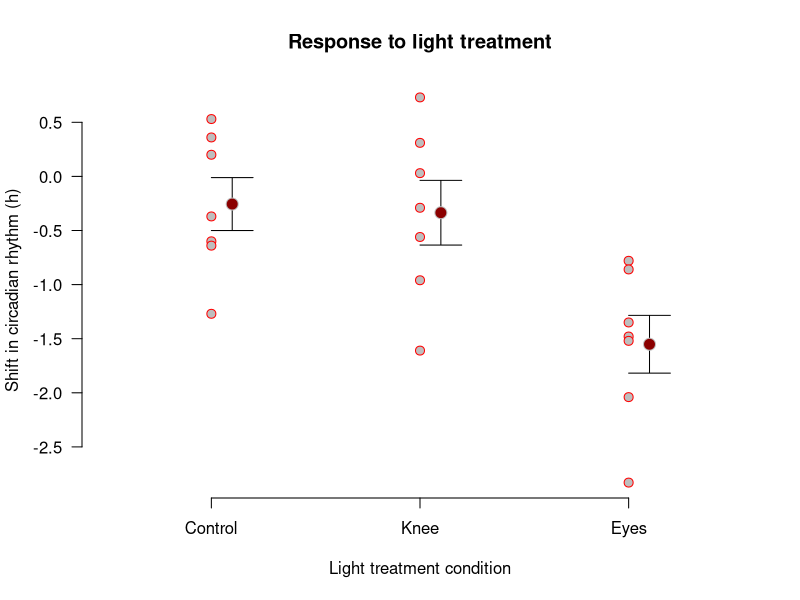
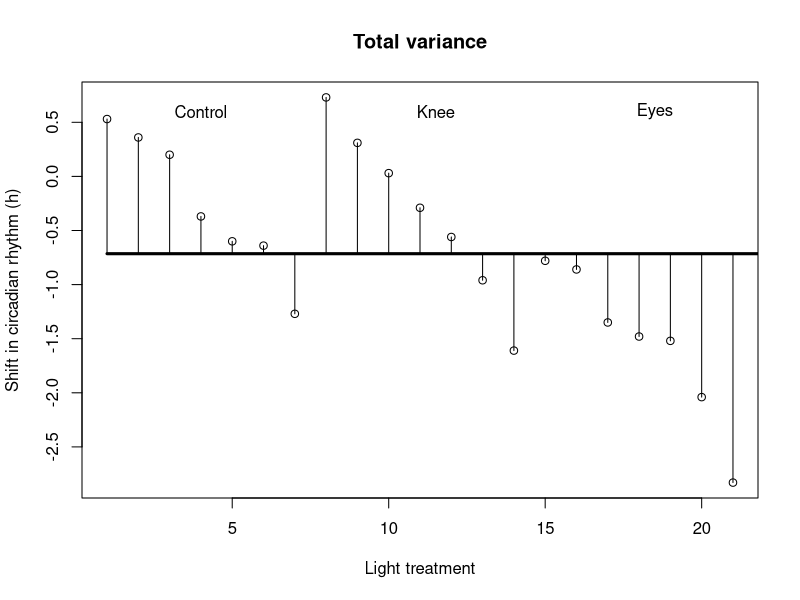
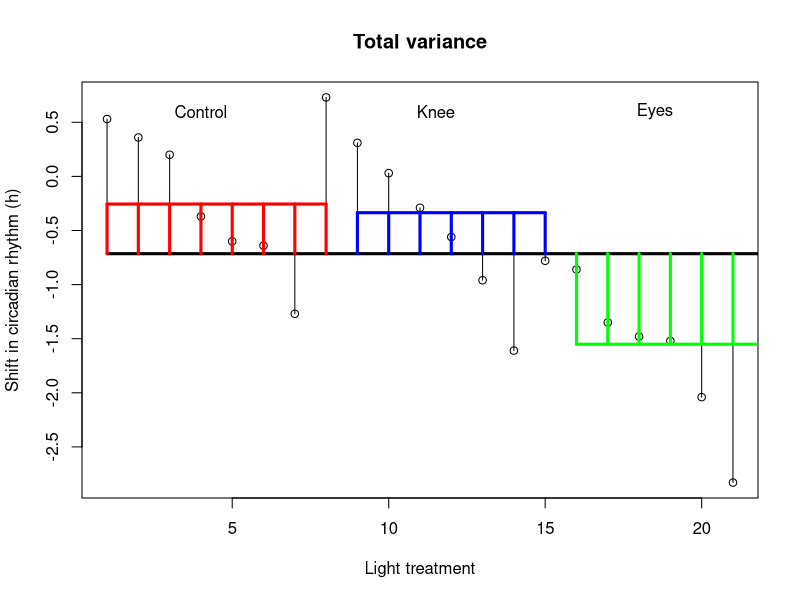
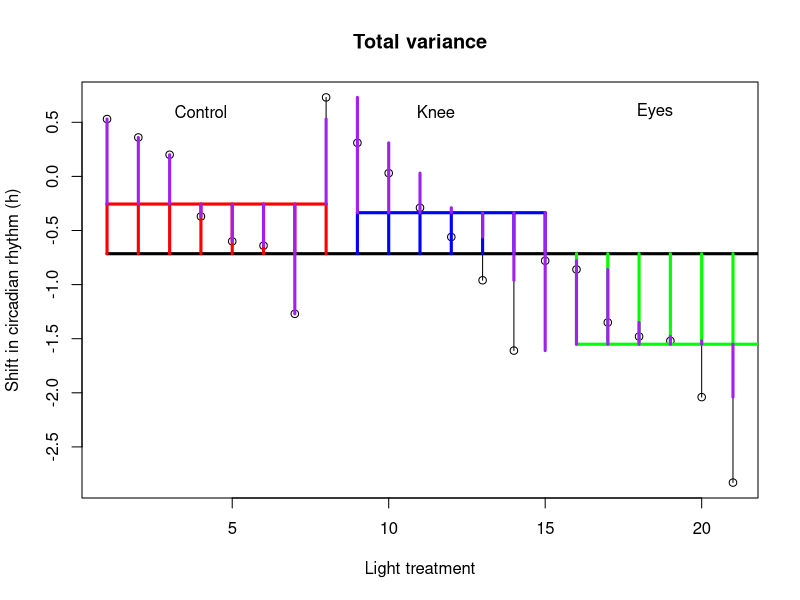
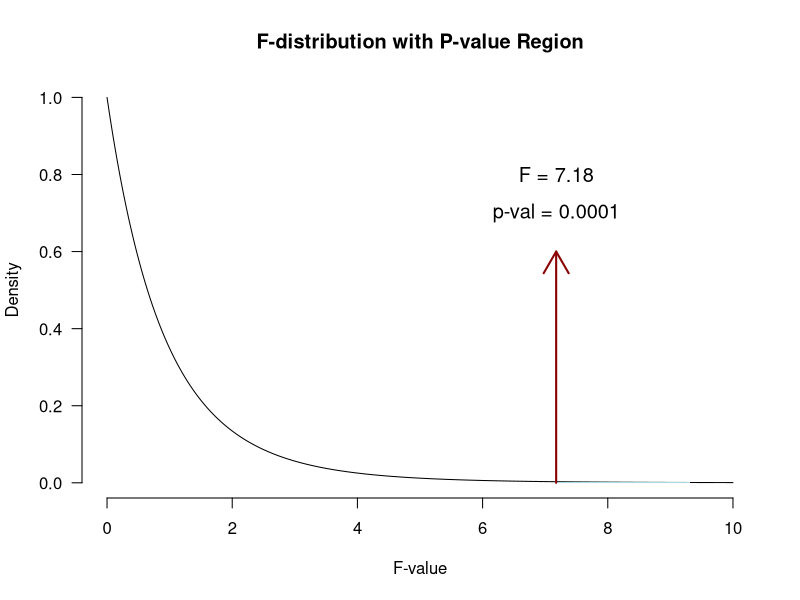
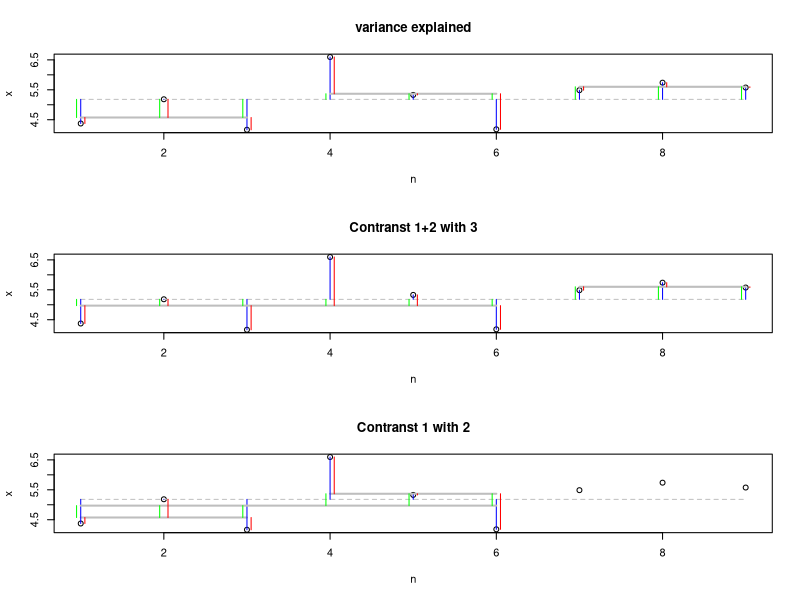

The R source for these figures, in order:
## ---- chunk 1
rm(list=ls())
x.c <- c( .53, .36,  .2,  -.37, -.6,  -.64, -1.27) # Control 
x.k <- c( .73, .31,  .03, -.29, -.56, -.96, -1.61) # Knees
x.e <- c(-.78,-.86,-1.35,-1.48,-1.52,-2.04, -2.83) # Eyes
x   <- c( x.c, x.k, x.e )                          # Conditions combined
## ---- chunk 2
lab <- c("Control", "Knee", "Eyes") 

k_v  <- c(rep(1,length(x.c)), 
         rep(2,length(x.k)), 
         rep(3,length(x.e)))       # vector met 1, 2 en 3 corresponderend met de scores.
write.csv(data.frame(CircadianShift = x, Condition = factor(rep(lab, each = length(x.c))[-c(23:24)])), file = "circadianDat.csv", row.names = FALSE)
plot(k_v,x, 
     col="red",
     pch = 21, 
     bg = "gray",
     main='Response to light treatment',
     ylab="Shift in circadian rhythm (h)",
     xlab="Light treatment condition",
     xlim=c(.5,3.5),
     las = 1,
     cex = 1.2,
     bty = "n",
     xaxt="n")
axis(1,at=1:3,labels=lab)

lines(c(1,1.2,1.1,1.1,1,1.2),
      c(rep((mean(x.c)-((sd(x.c)/sqrt(length(x.c))))),3),
        rep((mean(x.c)+((sd(x.c)/sqrt(length(x.c))))),3))
)
lines(c(2,2.2,2.1,2.1,2,2.2),
      c(rep((mean(x.k)-((sd(x.k)/sqrt(length(x.k))))),3),
        rep((mean(x.k)+((sd(x.k)/sqrt(length(x.k))))),3))
)
lines(c(3,3.2,3.1,3.1,3,3.2),
      c(rep((mean(x.e)-((sd(x.e)/sqrt(length(x.e))))),3),
        rep((mean(x.e)+((sd(x.e)/sqrt(length(x.e))))),3))
)
points(c(1,2,3)+.1,c(mean(x.c),mean(x.k),mean(x.e)),bg="darkred",pch=21, col = "gray", cex = 1.6)
## ---- chunk 3
ms.t <- var(x); ms.t

sum( (x - mean(x))^2 ) / (length(x) - 1)
## ---- chunk 4
N <- length(x)

ss.t <- var(x) * (N-1); ss.t

sum( (x - mean(x))^2 )
## ---- chunk 5
#| output-location: slide

# Assign labels
lab <- c("Control", "Knee", "Eyes") 

# Plot all data points
plot(1:N,x, 
     ylab="Shift in circadian rhythm (h)",
     xlab="Light treatment",
     main="Total variance")

# Add mean line
lines(c(1,22),rep(mean(x),2),lwd=3)

# Add delta lines / variance components
segments(1:N, mean(x), 1:N, x)

# Add labels
text(c(4,11.5,18.5),rep(.6,3),labels=lab)
## ---- chunk 6
k   <- 3
n.c <- length(x.c)
n.k <- length(x.k)
n.e <- length(x.e)
## ---- chunk 7
ss.m.c <- n.c * (mean(x.c) - mean(x))^2
ss.m.k <- n.k * (mean(x.k) - mean(x))^2
ss.m.e <- n.e * (mean(x.e) - mean(x))^2

ss.m <- sum(ss.m.c, ss.m.k, ss.m.e); ss.m
df.m <- (k - 1)
ms.m <- ss.m / df.m; ms.m
## ---- chunk 8
# Assign labels
lab = c("Control", "Knee", "Eyes") 

# Plot all data points
plot(1:N,x, 
     ylab="Shift in circadian rhythm (h)",
     xlab="Light treatment",
     main="Total variance")

# Add mean line
lines(c(1,22),rep(mean(x),2),lwd=3)

# Add delta lines / variance components
segments(1:N, mean(x), 1:N, x)

# Add labels
text(c(4,11.5,18.5),rep(.6,3),labels=lab)

# Add model means lines
lines(c( 1,8 ),rep(mean(x.c),2),col="red",  lwd=3)
lines(c( 9,15),rep(mean(x.k),2),col="blue", lwd=3)
lines(c(16,22),rep(mean(x.e),2),col="green",lwd=3)

# Add model delta lines
segments(1:8,   mean(x.c), 1:8,   mean(x), col="red",  lwd=3)
segments(9:15,  mean(x.k), 9:15,  mean(x), col="blue", lwd=3)
segments(16:22, mean(x.e), 16:22, mean(x), col="green",lwd=3)
## ---- chunk 9
ss.e.c <- var(x.c) * (n.c - 1)
ss.e.k <- var(x.k) * (n.k - 1)
ss.e.e <- var(x.e) * (n.e - 1)
ss.e   <- sum(ss.e.c, ss.e.k, ss.e.e); ss.e
## ---- chunk 10
df.e <- (N - k)
ms.e <- ss.e / df.e; ms.e
## ---- chunk 11
# Assign labels
lab = c("Control", "Knee", "Eyes") 

# Plot all data points
plot(1:N,x, 
     ylab="Shift in circadian rhythm (h)",
     xlab="Light treatment",
     main="Total variance")

# Add mean line
lines(c(1,22),rep(mean(x),2),lwd=3)

# Add delta lines / variance components
segments(1:N, mean(x), 1:N, x)

# Add labels
text(c(4,11.5,18.5),rep(.6,3),labels=lab)

# Add model means lines
lines(c( 1,8 ),rep(mean(x.c),2),col="red",  lwd=3)
lines(c( 9,15),rep(mean(x.k),2),col="blue", lwd=3)
lines(c(16,22),rep(mean(x.e),2),col="green",lwd=3)

# Add model delta lines
segments(1:8,   mean(x.c), 1:8,   mean(x), col="red",  lwd=3)
segments(9:15,  mean(x.k), 9:15,  mean(x), col="blue", lwd=3)
segments(16:22, mean(x.e), 16:22, mean(x), col="green",lwd=3)

# Add error lines
segments(1:8,   mean(x.c), 1:8,   x.c, col="purple", lwd=3)
segments(9:15,  mean(x.k), 9:15,  x.k, col="purple", lwd=3)
segments(16:22, mean(x.e), 16:22, x.e, col="purple", lwd=3)
## ---- chunk 12
fStat <- ms.m / ms.e; fStat
## ---- chunk 13
# Set up the plot for the F-distribution
curve(df(x, df.m, df.e), from = 0, to = 10, n = 1000, bty = "n", las = 1,
      xlab = "F-value", ylab = "Density", main = "F-distribution with P-value Region")

# Shade the upper tail (p-value region) using polygon
# Define the region to fill (upper tail, greater than fStat)
x_vals <- seq(fStat, 10, length.out = 100)
y_vals <- df(x_vals, df.m, df.e)

# Draw the polygon to fill the area under the curve
polygon(c(fStat, x_vals, 10), c(0, y_vals, 0), col = "lightblue", border = NA)

# Optionally, add a vertical line at the F-statistic
arrows(x0 = fStat, x1 = fStat, y0 = 0 , y1 = 0.6, col = "darkred", lwd = 2)
text(x = fStat, y = 0.8, paste("F =", round(fStat, 2)), cex = 1.2)
text(x = fStat, y = 0.7, paste("p-val =", format(round(pf(fStat, df.e, df.e, lower.tail = FALSE), 4), scientific = FALSE, digits = 5)), cex = 1.2)
## ---- chunk 14
# ANOVA 
# Concept van verklaarde variantie

layout(matrix(1:3,3,1))

# Laten we eerst wat data genereren

set.seed(1)           # om ervoor te zorgen dat we elke keer dezelfde getallen krijgen
n = 1:9               # aantal proefpersonen
f = rep(1:3,each = 3) # aantal categorien
x = rnorm(n,5,1)      # behaalde scores

# Losse variabelen in een data frame stoppen
data = data.frame(n,f,x)

# Data even bekijken
# data

# en ook in een plot
plot(data[,c('n','x')],main='variance explained')

# Om te weten hoeveel variantie er in totaal is hebben we het gemiddelde nodig

data$meanx <- mean(x)

# Laten we ook het gemiddelde van x plotten
lines(data$n,data$meanx,col='grey',lty=2)

# De hoeveelheid variatie van alle datapunten x ten opzichte van het gemiddelde van x kan worden aangegeven met de afstand tussen de datapunten en het gemiddelde

for(r in 1:9) {
  row = data[r,]
  lines(rep(row$n,2),c(row$x,row$meanx), col='blue')
}

# De blauwe lijnen

# We kunnen deze variantie proberen te verklaren met het groepslidmaatschap. Met andere woorden de categorien / factoren.

# Hiervoor hebben we de gemiddelden in de drie groepen nodig.

mean_f1 = colMeans(subset(data, f == 1, select = 'x')); 
mean_f2 = colMeans(subset(data, f == 2, select = 'x')); 
mean_f3 = colMeans(subset(data, f == 3, select = 'x')); 

# Laten we deze groepsgemiddelden toevoegen aan de dataset
data$groupmean <- c(rep(mean_f1,3),rep(mean_f2,3),rep(mean_f3,3))

# en vervolgens toevoegen aan de plot

lines(1:3, rep(mean_f1,3), col='grey', lwd=2)
lines(4:6, rep(mean_f2,3), col='grey', lwd=2)
lines(7:9, rep(mean_f3,3), col='grey', lwd=2)

# De totale variantie wordt dus voor een deel door het groepslidmaatschap (de groene lijn) veklaard. Het overige onverklaarde deel zijn de afstanden van x tot de groepsgemiddelden.

for(r in 1:9) {
  row = data[r,]
  lines(rep(row$n,2)+.05,c(row$groupmean,row$x),     col='red' )
  lines(rep(row$n,2)-.05,c(row$groupmean,row$meanx), col='green')
}

# De totale variantie van de blauwe lijnen bestaat dus uit de afstand van het totale gemiddelde tot de groepsgemiddelden plus de afstand van de groepsgemiddelden tot de afzonderlijke x-en.

# blauw = groen + rood
# SS_T  = SS_M  + SS_E
# MS_T  = MS_M  + MS_E

# De F waarde die we toetsen bestaat uit de verhouding verklaarde variantie door het model en de onverklaarde variantie van de error.

# F = MS_M / MS_E

##############
# Contrasten #
##############

# Een goed contrast overschreidt nooit de hoeveelheid totale variantie.

# Stel dat we de eerste twee factoren willen contrasteren met de derde en daarna de eerste twee met elkaar. 

# We kunnen dan: MS_T = MS_M + MS_E ook schrijven als:

# MS_T = MS_mg1  + MS_eg1 +
#        MS_mg23 + MS_mg2 + MS_eg2 +
#                  MS_mg3 + MS_eg3

# In grafiek:

## Contrast 1

# datapunten
plot(data[,c('n','x')],main='Contranst 1+2 with 3')
# totaal gemiddelde van x
lines(data$n,data$meanx,col='grey',lty=2)
# totale variantie
for(r in 1:9) {
  row = data[r,]
  lines(rep(row$n,2),c(row$x,row$meanx), col='blue')
}
# groep gemiddelden
lines(7:9, rep(mean_f3,3), col='grey', lwd=2)

# gemiddelde van contrast vergelijking factor 1 en 2
mean_f12 = colMeans(subset(data, f <= 2 , select = 'x')); 

# toevoegen aan grafiek
lines(1:6, rep(mean_f12,6), col='grey', lwd=2)

# variantie componenten
for(r in 1:6) {
  row = data[r,]
  # lines(rep(row$n,2)+.05,c(row$groupmean,row$x),    col='red'  )
  lines(rep(row$n,2)+.05,c(row$x,    mean_f12), col='red')
  lines(rep(row$n,2)-.05,c(row$meanx,mean_f12), col='green')
}
# variantie componenten
for(r in 7:9) {
  row = data[r,]
  lines(rep(row$n,2)+.05,c(row$groupmean,row$x),     col='red' )
  lines(rep(row$n,2)-.05,c(row$groupmean,row$meanx), col='green')
}

## Contrast 2

# datapunten
plot(data[,c('n','x')],main='Contranst 1 with 2')

lines(data$n,data$meanx,col='grey',lty=2)

# groep gemiddelden
lines(1:3, rep(mean_f1,3), col='grey', lwd=2)
lines(4:6, rep(mean_f2,3), col='grey', lwd=2)


# gemiddelde van contrast vergelijking factor 1 en 2
mean_f12 = colMeans(subset(data, f <= 2 , select = 'x')); 

# totale variantie
for(r in 1:6) {
  row = data[r,]
  lines(rep(row$n,2),c(row$x,row$meanx), col='blue')
}

# toevoegen aan grafiek
lines(1:6, rep(mean_f12,6), col='grey', lwd=2)

# variantie componenten
for(r in 1:6) {
  row = data[r,]
  lines(rep(row$n,2)+.05,c(row$groupmean,row$x),    col='red'  )
  lines(rep(row$n,2)-.05,c(row$groupmean,mean_f12), col='green')
}
